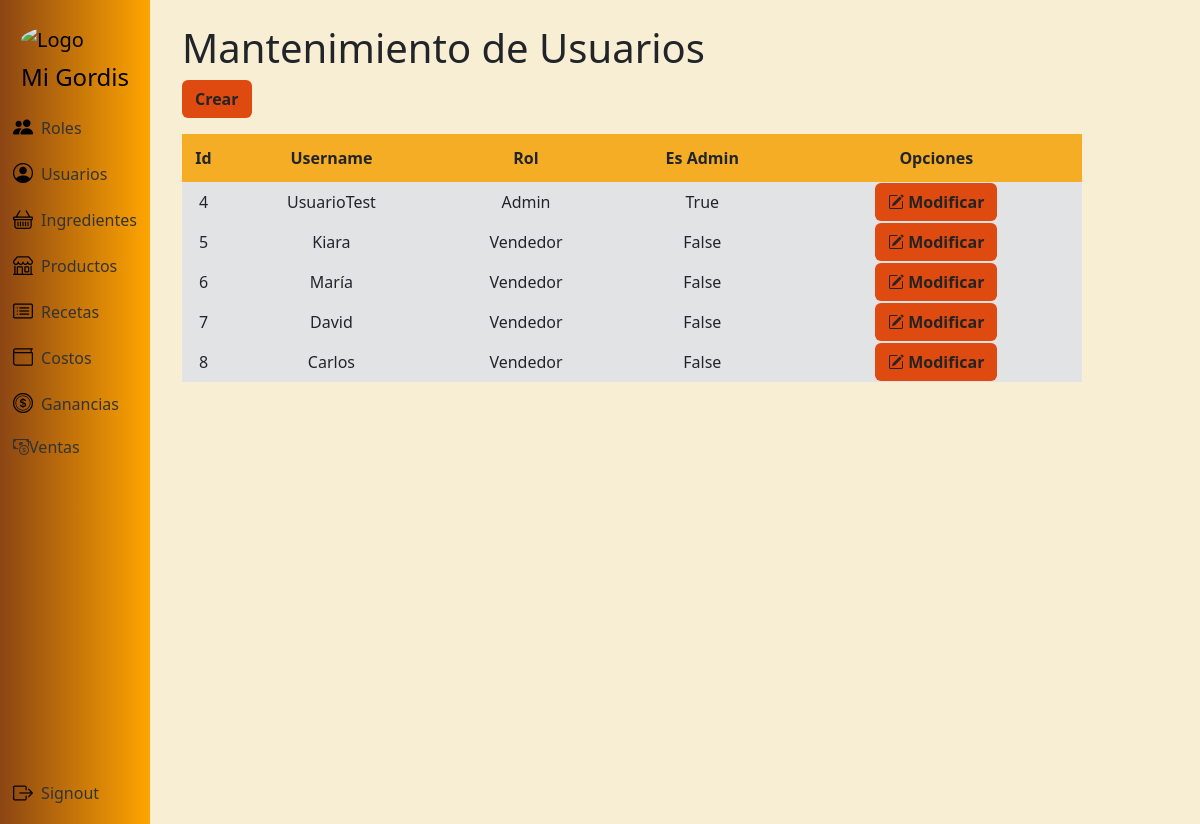
Screenshot of /usuarios/ (signed in) with the database file from the repository.
### app/models.py (models this page shows, shortened)
class Usuario(AbstractUser):
    id = models.AutoField(primary_key=True)
    rol = models.ForeignKey(Rol, on_delete=models.CASCADE, null=True, blank=False)
    @property
    def is_rol_admin(self):
        return self.rol.is_admin if self.rol else False

class Rol(models.Model):
    id_rol = models.AutoField(primary_key=True)
    nombre_rol = models.CharField(max_length=50)
    descripcion = models.TextField(blank=True)
    estado = models.BooleanField(default=True)
    is_admin = models.BooleanField(default=False)

### app/views.py (the view)
# urls.py: path("usuarios/", views.usuarios, name="usuarios"),
@login_required
@admin_required
def usuarios(request):
    usuarios = Usuario.objects.all()
    contexto = {"usuarios": usuarios}
    return render(request, "usuario/usuario.html", contexto)

### app/templates/usuario/usuario.html
{% extends 'layouts/base.html' %}
{% block content %}
<h1>Mantenimiento de Usuarios</h1>
<a class="btn btn-color fw-bold mb-3" href="{% url 'usuario_crear' %}" role="button">Crear</a>
<table class="tb">
  <thead class="encabezado-tabla fw-bold">
    <tr>
      <th scope="col">Id</th>
      <th scope="col">Username</th>
      <th scope="col">Rol</th>
      <th scope="col">Es Admin</th>
      <th colspan="2">Opciones</th>
    </tr>
  </thead>
  <tbody class="bg-secondary-subtle">
    {% for usuario in usuarios %}
    <tr>
      <td>{{ usuario.id }}</td>
      <td>{{ usuario.username }}</td>
      <td>{{ usuario.rol.nombre_rol }}</td>
      <td>{{ usuario.is_rol_admin }}</td>
      <td><a class="btn btn-color btn-m fw-bold" href="{% url 'usuario_modificar' usuario.id %}" role="button">
        <i class="bi bi-pencil-square"></i>
        Modificar
      </a></td>
    </tr>
    {% endfor %}
  </tbody>
</table>
{% endblock %}

### app/static/css/styles.css (style rules this page uses)
.tb { width: 900px; text-align: center; }
.encabezado-tabla { background-color: #f5ad25; height: 3em; }
.btn-color { background-color: #df4a10; color: #242424; }

### app/templates/layouts/base.html (style rules this page uses)
html, body { height: 100%; margin: 0; padding: 0; }
body { background-color: #f8eed4; background-size: cover; background-repeat: no-repeat; background-position: center; background-attachment: fixed; padding-left: 170px; }

### rows the page displays
Usuario: id "4", username "UsuarioTest", rol.nombre_rol "Admin", is_rol_admin "True"
Usuario: id "5", username "Kiara", rol.nombre_rol "Vendedor", is_rol_admin "False"
Usuario: id "6", username "María", rol.nombre_rol "Vendedor", is_rol_admin "False"
Usuario: id "7", username "David", rol.nombre_rol "Vendedor", is_rol_admin "False"
Usuario: id "8", username "Carlos", rol.nombre_rol "Vendedor", is_rol_admin "False"
